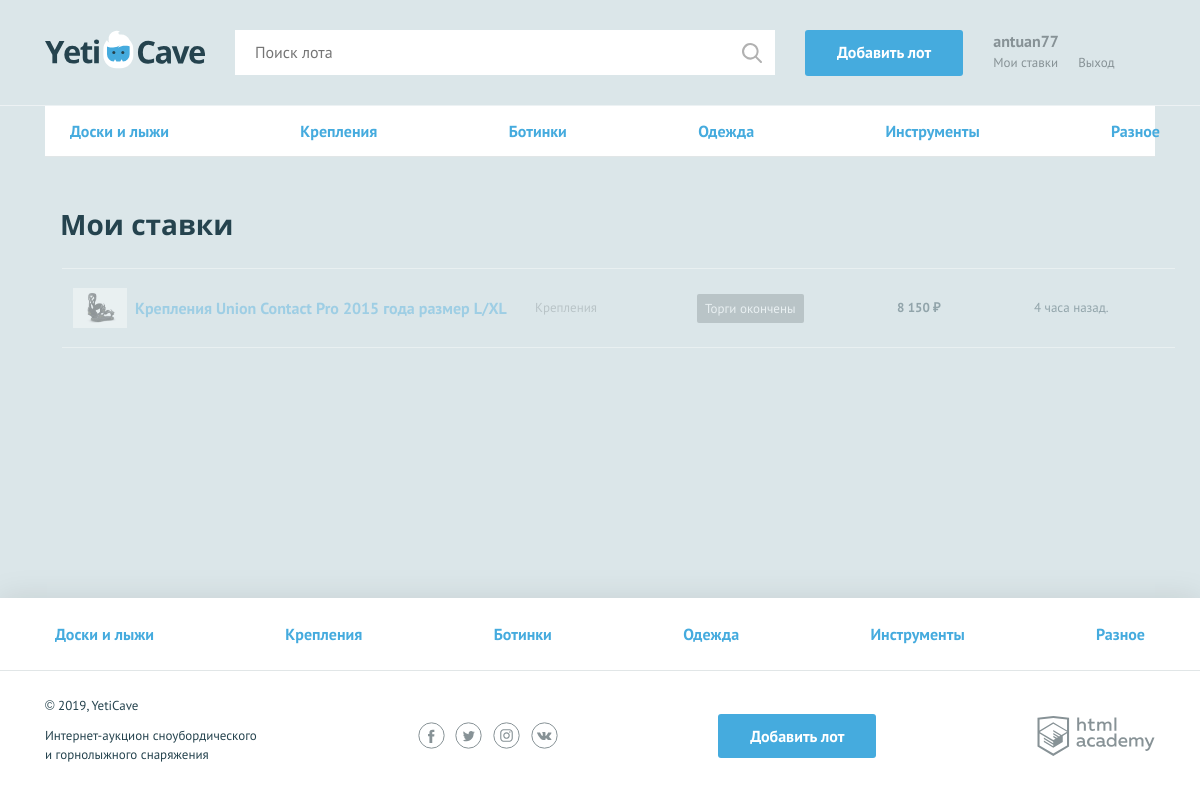
Screenshot of /my-bets.php (signed in) with the database file from the repository.
### tables this page shows
CREATE TABLE categories (
	id INT AUTO_INCREMENT PRIMARY KEY,
	character_code VARCHAR(128) UNIQUE,
	category_name VARCHAR(128)
);

CREATE TABLE lots (
	id INT AUTO_INCREMENT PRIMARY KEY,
	date_creation TIMESTAMP DEFAULT CURRENT_TIMESTAMP, 
	title VARCHAR(256),
	description TEXT,
	image VARCHAR(256),
	start_price INT,
	date_finish DATETIME,
	step INT,
	user_id INT,
	winner_id INT,
	category_id INT,
	FOREIGN KEY (user_id) REFERENCES users(id),
	FOREIGN KEY (winner_id) REFERENCES users(id),
	FOREIGN KEY (category_id) REFERENCES categories(id)
);

### helpers.php (called while the page is built, shortened)
<?php
function include_template($name, array $data = []) {
    $name = 'templates/' . $name;
    extract($data);
    require $name;
    $result = ob_get_clean();
    return $result;
}

### functions.php (called while the page is built, shortened)
<?php
  function price_format($price){
    return number_format(ceil($price), 0, "", " ") . "&nbsp;₽";
  };
  function get_categories($link) {
    $sql = "SELECT * FROM categories";
    $categories_dbo = mysqli_query($link, $sql);
    return mysqli_fetch_all($categories_dbo, MYSQLI_ASSOC);
  }
  function get_bets($link, int $user_id) {
    $sql = "SELECT l.id as lot_id,
    l.winner_id,
    l.date_finish as bet_finish_date,
    l.image as lot_image,
    l.title as lot_title,
    c.category_name AS lot_category,
    u.contacts as user_contacts,
    b.price AS bet_price,
    b.date_create AS bet_create_date
  FROM bets as b
  INNER JOIN lots as l
  ON l.id = b.lot_id
  INNER JOIN categories as c
  ON c.id = l.category_id
  INNER JOIN users as u
  ON u.id = b.user_id
  INNER JOIN (SELECT lot_id, max(price) as mprice from bets group by lot_id) as b2
  ON b.lot_id = b2.lot_id and b.price = b2.mprice
  WHERE b.user_id = ? order by b.date_create DESC;";
    $stmt = mysqli_prepare($link, $sql);
    mysqli_stmt_bind_param($stmt, "i", $user_id);
    mysqli_stmt_execute($stmt);
    $res_bets_dbo = mysqli_stmt_get_result($stmt);
    return mysqli_fetch_all($res_bets_dbo, MYSQLI_ASSOC);
  }
  function get_last_number(int $num){
    $array = str_split(strval($num));
    return $array[count($array) - 1];
  }
  function get_bet_date($creation_date) {
    $result = "";
    if(gettype($creation_date) == "string") {
      $creation_date = date_create_from_format('Y-m-d H:i:s', $creation_date);
    }
  	$date_current = date_create('now');
    $difference_int = date_timestamp_get($date_current) - date_timestamp_get($creation_date);
    if($difference_int < 60 ) {
      $result = "Только что";
    } else if($difference_int >= 3600 && $difference_int < 86400){
      $n = floor($difference_int/3600);
      if( ($n >= 5) && ($n <= 20) ){
        $result = $n . " часов назад";
      } else {
        $cn = get_last_number($n);
        if($cn === "1") {
        $result = $n . " час назад.";
        } else if($cn === "2" || $cn === "3" || $cn === "4"){
          $result = $n . " часа назад.";
        } else {
          $result = $n . " часов назад.";
        }
      }
    } else if (86400 <= $difference_int && $difference_int < 172800){
      $result = "Вчера.";
    } else {
      $result = $creation_date->format("d.m.y в G:i");
    }
    return $result;
  }

### init.php (called while the page is built, shortened)
<?php
require_once 'functions.php';
$content = '';

### templates/my-bets-content.php (the view, shortened to what this page needs)
<nav class="nav">
  <ul class="nav__list container">
    <?php
      foreach($categories as $cat):?>
        <li class="nav__item">
          <a href="all-lots.html"><?= $cat['category_name'];?></a>
      </li>
    <?php endforeach;?>
  </ul>
</nav>
<section class="rates container">
  <h2>Мои ставки</h2>
  <table class="rates__list">
    <?php foreach($rates as $rate):?>
      <?php $is_winner = ($rate['winner_id'] == $_SESSION['user_id'])? true : false;?>
      <?php $time = get_dt_range(DateTime::createFromFormat('Y-m-d H:i:s', $rate['bet_finish_date']));?>
      <?php if($time[0] == "00" && $time[1] == "00") {
        $classname = ($is_winner) ? "rates__item--win":"rates__item--end";}
      ?>
      <tr class="rates__item <?=$classname;?>">
        <td class="rates__info">
          <div class="rates__img">
            <img src="<?= $rate['lot_image'];?>" width="54" height="40" alt="<?= $rate['lot_category'];?>">
          </div>
          <div>
          <h3 class="rates__title"><a href="lot.php?lot_id=<?= $rate['lot_id'];?>"><?= $rate['lot_title'];?></a></h3>
          </div>
        </td>
        <td class="rates__category">
          <?= $rate['lot_category'];?>
        </td>
        <td class="rates__timer">
        <?php
        if($time[0] === "00" && $time[1] === "00") {
          if($is_winner) {
            $classname = "timer--win";
          } else {
            $classname="timer--end";
          }
        } else if($time[0] === "00" && $time[1] !== "00") {
          $classname = "timer--finishing";
        } else {
          $classname = "";
        }
        ?>
        <?php if($classname === "timer--end"):?>
          <div class="timer <?=$classname;?>">Торги окончены</div>
        <?php endif;?>
        </td>
        <td class="rates__price">
        <?= price_format($rate['bet_price']) . " ";?>
        </td>
        <td class="rates__time"> <?= get_bet_date($rate['bet_create_date']);?>
        </td>
      </tr>
    <?php endforeach;?>
  </table>
</section>

### templates/layout.php (shortened to what this page needs)
<!DOCTYPE html>
<html lang="ru">
<head>
    <link href="../css/normalize.min.css" rel="stylesheet">
    <link href="../css/style.css" rel="stylesheet">
</head>
<body>
<div class="page-wrapper">
<header class="main-header">
    <div class="main-header__container container">
        <a class="main-header__logo" href="index.php">
            <img src="../img/logo.svg" width="160" height="39" alt="Логотип компании YetiCave">
        </a>
        <form class="main-header__search" method="get" action="search.php" autocomplete="off">
            <input type="search" name="search" placeholder="Поиск лота" value=<?= $request??"";?> >
            <input class="main-header__search-btn" type="submit" name="find" value="Найти">
        </form>
        <a class="main-header__add-lot button" href="add.php">Добавить лот</a>
        <nav class="user-menu">
          <?php if(!empty($user)):?>
          <div class="user-menu__logged">
            <p><?= $user;?></p>
            <a class="user-menu__bets" href="my-bets.php">Мои ставки</a>
            <a class="user-menu__logout" href="logout.php">Выход</a>
          </div>
          <?php endif;?>
        </nav>
    </div>
</header>
<main class="container">
	<?= $content;?>
</main>
</div>
<footer class="main-footer">
    <nav class="nav">
        <ul class="nav__list container">
            <?php foreach($categories as $val) :?>
            <li class="nav__item">
                <a href="pages/all-lots.html"><?= $val['category_name'];?></a>
            </li>
            <?php endforeach; ?>
        </ul>
    </nav>
    <div class="main-footer__bottom container">
        <div class="main-footer__copyright">
            <p>© 2019, YetiCave</p>
            <p>Интернет-аукцион сноубордического и горнолыжного снаряжения</p>
        </div>
        <div class="main-footer__social social">
            <a class="social__link social__link--facebook" href="#">
            </a>
            <a class="social__link social__link--twitter" href="#">
            </a>
            <a class="social__link social__link--instagram" href="#">
            </a>
            <a class="social__link social__link--vkontakte" href="#">
            </a>
        </div>
        <a class="main-footer__add-lot button" href="add.php">Добавить лот</a>
        <div class="main-footer__developed-by">
            <a class="logo-academy" href="https://htmlacademy.ru/intensive/php">
            </a>
        </div>
    </div>
</footer>
</body>
</html>

### rows the page displays
categories: category_name "Доски и лыжи"
categories: category_name "Крепления"
categories: category_name "Ботинки"
categories: category_name "Одежда"
categories: category_name "Инструменты"
categories: category_name "Разное"
lots: image (picture), title "Крепления Union Contact Pro 2015 года размер L/XL", category.category_name "Крепления", bet_price "8 150 ₽", bet_create_date "4 часа назад."

### other values shown
$user "antuan77"
